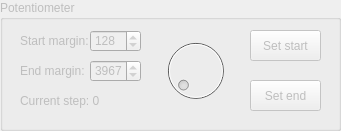
   <widget class="QGroupBox" name="groupBox_Potentiometer">
    <property name="enabled">
     <bool>false</bool>
    </property>
    <property name="geometry">
     <rect>
      <x>680</x>
      <y>10</y>
      <width>341</width>
      <height>131</height>
     </rect>
    </property>
    <property name="title">
     <string>Potentiometer</string>
    </property>
    <widget class="QSpinBox" name="spinBox_Potentiometer_Start_Margin">
     <property name="geometry">
      <rect>
       <x>90</x>
       <y>30</y>
       <width>51</width>
       <height>22</height>
      </rect>
     </property>
     <property name="minimum">
      <number>0</number>
     </property>
     <property name="maximum">
      <number>3967</number>
     </property>
     <property name="value">
      <number>128</number>
     </property>
    </widget>
    <widget class="QLabel" name="label_Potentiometer_Start_Margin">
     <property name="geometry">
      <rect>
       <x>20</x>
       <y>30</y>
       <width>71</width>
       <height>22</height>
      </rect>
     </property>
     <property name="text">
      <string>Start margin:</string>
     </property>
    </widget>
    <widget class="QLabel" name="label_Potentiometer_End_Margin">
     <property name="geometry">
      <rect>
       <x>20</x>
       <y>60</y>
       <width>64</width>
       <height>22</height>
      </rect>
     </property>
     <property name="text">
      <string>End margin:</string>
     </property>
    </widget>
    <widget class="QSpinBox" name="spinBox_Potentiometer_End_Margin">
     <property name="geometry">
      <rect>
       <x>90</x>
       <y>60</y>
       <width>51</width>
       <height>22</height>
      </rect>
     </property>
     <property name="minimum">
      <number>128</number>
     </property>
     <property name="maximum">
      <number>4095</number>
     </property>
     <property name="value">
      <number>3967</number>
     </property>
    </widget>
    <widget class="QDial" name="dial_Potentiometer">
     <property name="enabled">
      <bool>false</bool>
     </property>
     <property name="geometry">
      <rect>
       <x>160</x>
       <y>30</y>
       <width>71</width>
       <height>81</height>
      </rect>
     </property>
     <property name="focusPolicy">
      <enum>Qt::NoFocus</enum>
     </property>
     <property name="maximum">
      <number>4095</number>
     </property>
     <property name="value">
      <number>128</number>
     </property>
    </widget>
    <widget class="QLabel" name="label_Potentiometer_Current_Step">
     <property name="geometry">
      <rect>
       <x>20</x>
       <y>90</y>
       <width>101</width>
       <height>21</height>
      </rect>
     </property>
     <property name="text">
      <string>Current step: 0</string>
     </property>
    </widget>
    <widget class="QPushButton" name="pushButton_Potentiometer_Set_Start">
     <property name="geometry">
      <rect>
       <x>250</x>
       <y>30</y>
       <width>71</width>
       <height>31</height>
      </rect>
     </property>
     <property name="text">
      <string>Set start</string>
     </property>
    </widget>
    <widget class="QPushButton" name="pushButton_Potentiometer_Set_End">
     <property name="geometry">
      <rect>
       <x>250</x>
       <y>80</y>
       <width>71</width>
       <height>31</height>
      </rect>
     </property>
     <property name="text">
      <string>Set end</string>
     </property>
    </widget>
   </widget>
